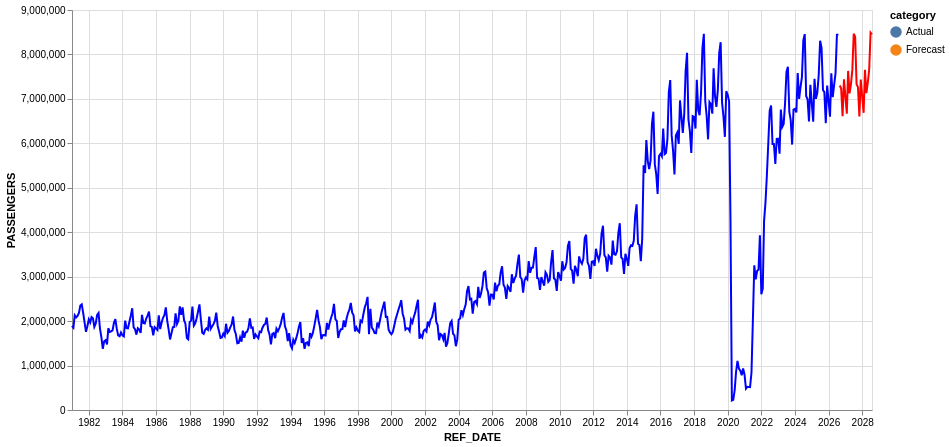

Write notebook code for a chart like this one.
### Markdown cell above
# Interactive Visualization using altair

### Code cell
import altair as alt

nearest = alt.selection_point(nearest=True, on="pointerover",
                              fields=["REF_DATE"], empty=False)

actual = alt.Chart(df_plot).mark_line(color="blue").encode(
            x="REF_DATE:T",
            y="PASSENGERS:Q",
            tooltip=[
                "REF_DATE:T",
                "PASSENGERS:Q"
            ]
            )

forecast = alt.Chart(forecast_df).mark_line(color="red").encode(
    x="REF_DATE:T",
    y="PASSENGERS:Q",
    tooltip=[
        "REF_DATE:T",
        "PASSENGERS:Q"
    ]
    )

combined = pd.concat([df_plot, forecast_df])

selectors = alt.Chart(combined).mark_point().encode(
    x="REF_DATE:T",
    opacity=alt.value(0),
).add_params(nearest)

line = alt.Chart(combined).mark_line(interpolate="basis").encode(
    x="REF_DATE:T",
    y="PASSENGERS:Q",
    color="category:N"
)

when_near = alt.when(nearest)

points = line.mark_point().encode(
    opacity=when_near.then(alt.value(1)).otherwise(alt.value(0))
)


text = line.mark_text(
    align="left",
    dx=5,
    dy=-5,
    fontSize=14,
    fontWeight="bold"
    ).encode(
        text=when_near.then("PASSENGERS:Q").otherwise(alt.value(" ")),
        color="category:N"
    )


rules = alt.Chart(combined).mark_rule(color='black').encode(
    x="REF_DATE:T"
).transform_filter(nearest)

chart = alt.layer(actual, forecast, selectors, text, rules, points).properties(
    width=800,
    height=400
    )

chart.save("../forecast_html/aviation_forecast.html")
chart

### Figure 1 — Vega-Lite specification as saved in the notebook (floating-point values rounded to 4 significant figures; data arrays with more than 128 entries replaced by an {"elided": "..."} marker saying what was removed)
{"config": {"view": {"continuousWidth": 300, "continuousHeight": 300}}, "layer": [{"data": {"name": "data-2477b9fb68c2be0838606ffcb482d4a2"}, "mark": {"type": "line", "color": "blue"}, "encoding": {"tooltip": [{"field": "REF_DATE", "type": "temporal"}, {"field": "PASSENGERS", "type": "quantitative"}], "x": {"field": "REF_DATE", "type": "temporal"}, "y": {"field": "PASSENGERS", "type": "quantitative"}}}, {"data": {"name": "data-c7c8ea6b99fd34bcd09c68d07b0a6e6f"}, "mark": {"type": "line", "color": "red"}, "encoding": {"tooltip": [{"field": "REF_DATE", "type": "temporal"}, {"field": "PASSENGERS", "type": "quantitative"}], "x": {"field": "REF_DATE", "type": "temporal"}, "y": {"field": "PASSENGERS", "type": "quantitative"}}}, {"data": {"name": "data-0d431378840d6851af575b201665c781"}, "mark": {"type": "point"}, "encoding": {"opacity": {"value": 0}, "x": {"field": "REF_DATE", "type": "temporal"}}, "name": "view_78f23b79d74f5307_2"}, {"data": {"name": "data-0d431378840d6851af575b201665c781"}, "mark": {"type": "text", "align": "left", "dx": 5, "dy": -5, "fontSize": 14, "fontWeight": "bold"}, "encoding": {"color": {"field": "category", "type": "nominal"}, "text": {"condition": {"param": "param_ab4f66f6fd261f41", "empty": false, "field": "PASSENGERS", "type": "quantitative"}, "value": " "}, "x": {"field": "REF_DATE", "type": "temporal"}, "y": {"field": "PASSENGERS", "type": "quantitative"}}}, {"data": {"name": "data-0d431378840d6851af575b201665c781"}, "mark": {"type": "rule", "color": "black"}, "encoding": {"x": {"field": "REF_DATE", "type": "temporal"}}, "transform": [{"filter": {"param": "param_ab4f66f6fd261f41", "empty": false}}]}, {"data": {"name": "data-0d431378840d6851af575b201665c781"}, "mark": {"type": "point"}, "encoding": {"color": {"field": "category", "type": "nominal"}, "opacity": {"condition": [{"param": "param_ab4f66f6fd261f41", "value": 1, "empty": false}], "value": 0}, "x": {"field": "REF_DATE", "type": "temporal"}, "y": {"field": "PASSENGERS", "type": "quantitative"}}}], "height": 400, "params": [{"name": "param_ab4f66f6fd261f41", "select": {"type": "point", "fields": ["REF_DATE"], "nearest": true, "on": "pointerover"}, "views": ["view_78f23b79d74f5307_2"]}], "width": 800, "$schema": "https://vega.github.io/schema/vega-lite/v6.4.1.json", "datasets": {"data-2477b9fb68c2be0838606ffcb482d4a2": {"elided": "548 records"}, "data-c7c8ea6b99fd34bcd09c68d07b0a6e6f": [{"REF_DATE": "2026-09-01T00:00:00", "PASSENGERS": 7302000.0, "category": "Forecast"}, {"REF_DATE": "2026-10-01T00:00:00", "PASSENGERS": 7234000.0, "category": "Forecast"}, {"REF_DATE": "2026-11-01T00:00:00", "PASSENGERS": 6612000.0, "category": "Forecast"}, {"REF_DATE": "2026-12-01T00:00:00", "PASSENGERS": 7440000.0, "category": "Forecast"}, {"REF_DATE": "2027-01-01T00:00:00", "PASSENGERS": 7052000.0, "category": "Forecast"}, {"REF_DATE": "2027-02-01T00:00:00", "PASSENGERS": 6665000.0, "category": "Forecast"}, {"REF_DATE": "2027-03-01T00:00:00", "PASSENGERS": 7629000.0, "category": "Forecast"}, {"REF_DATE": "2027-04-01T00:00:00", "PASSENGERS": 7122000.0, "category": "Forecast"}, {"REF_DATE": "2027-05-01T00:00:00", "PASSENGERS": 7328000.0, "category": "Forecast"}, {"REF_DATE": "2027-06-01T00:00:00", "PASSENGERS": 7652000.0, "category": "Forecast"}, {"REF_DATE": "2027-07-01T00:00:00", "PASSENGERS": 8465000.0, "category": "Forecast"}, {"REF_DATE": "2027-08-01T00:00:00", "PASSENGERS": 8396000.0, "category": "Forecast"}, {"REF_DATE": "2027-09-01T00:00:00", "PASSENGERS": 7329000.0, "category": "Forecast"}, {"REF_DATE": "2027-10-01T00:00:00", "PASSENGERS": 7264000.0, "category": "Forecast"}, {"REF_DATE": "2027-11-01T00:00:00", "PASSENGERS": 6605000.0, "category": "Forecast"}, {"REF_DATE": "2027-12-01T00:00:00", "PASSENGERS": 7437000.0, "category": "Forecast"}, {"REF_DATE": "2028-01-01T00:00:00", "PASSENGERS": 7061000.0, "category": "Forecast"}, {"REF_DATE": "2028-02-01T00:00:00", "PASSENGERS": 6686000.0, "category": "Forecast"}, {"REF_DATE": "2028-03-01T00:00:00", "PASSENGERS": 7652000.0, "category": "Forecast"}, {"REF_DATE": "2028-04-01T00:00:00", "PASSENGERS": 7130000.0, "category": "Forecast"}, {"REF_DATE": "2028-05-01T00:00:00", "PASSENGERS": 7361000.0, "category": "Forecast"}, {"REF_DATE": "2028-06-01T00:00:00", "PASSENGERS": 7659000.0, "category": "Forecast"}, {"REF_DATE": "2028-07-01T00:00:00", "PASSENGERS": 8490000.0, "category": "Forecast"}, {"REF_DATE": "2028-08-01T00:00:00", "PASSENGERS": 8453000.0, "category": "Forecast"}], "data-0d431378840d6851af575b201665c781": {"elided": "572 records"}}}
